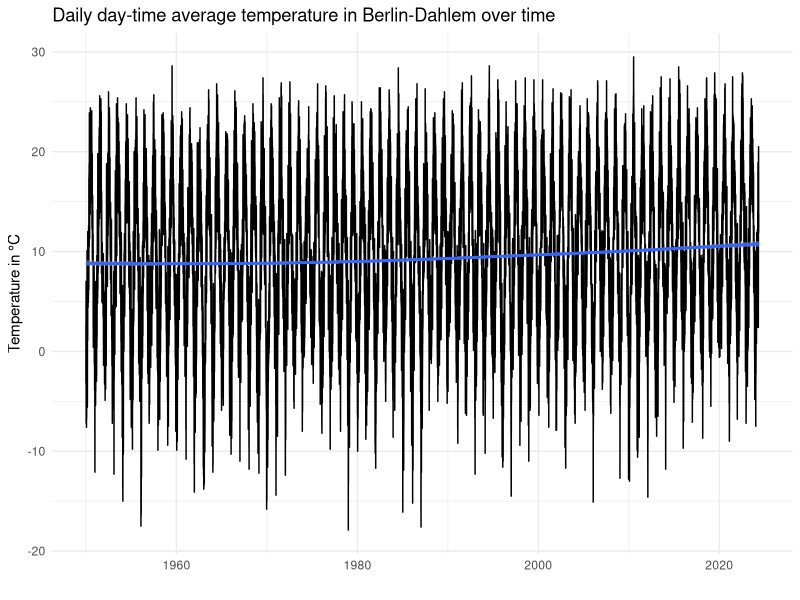
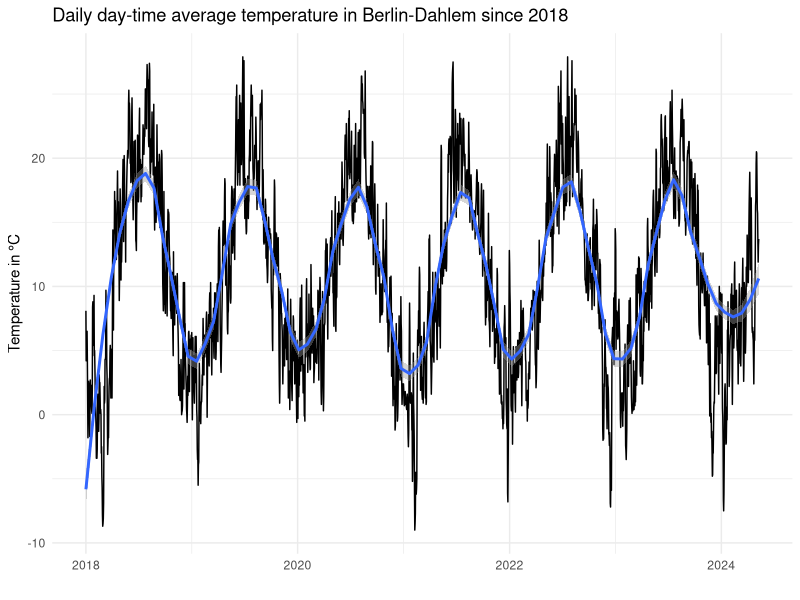
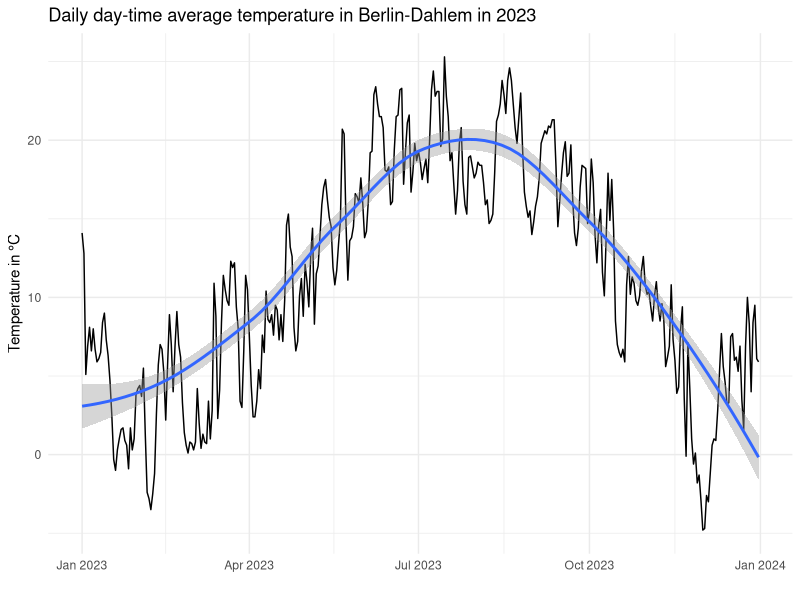
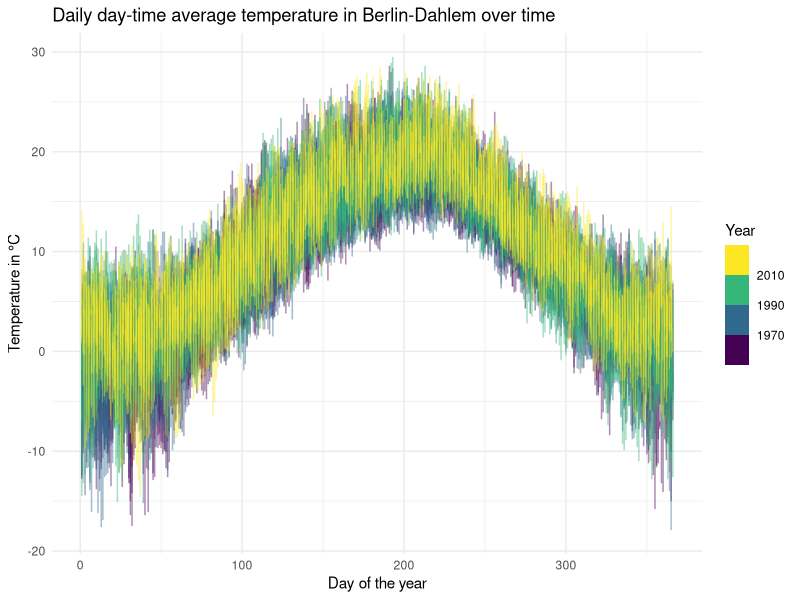
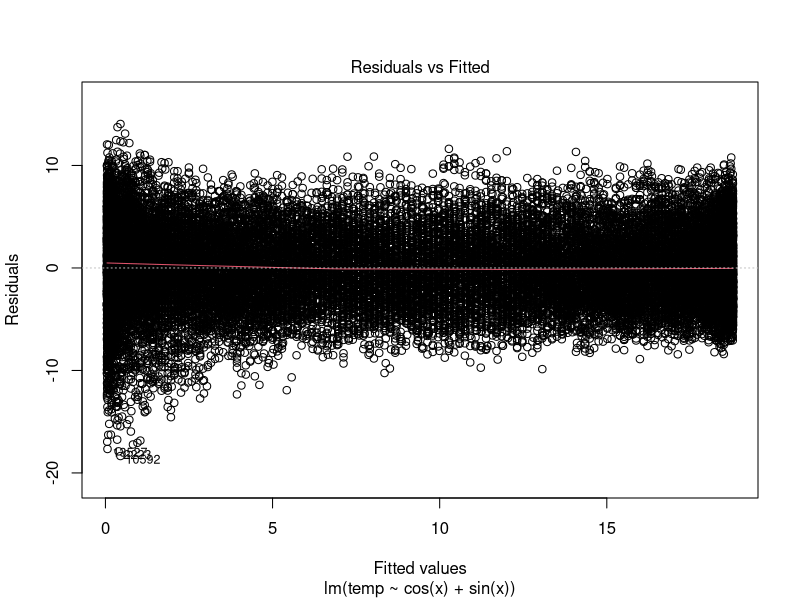
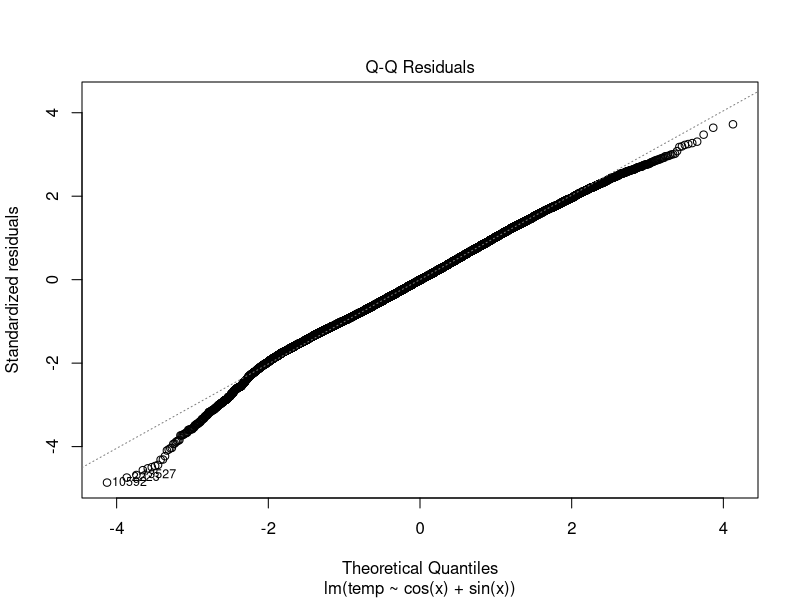
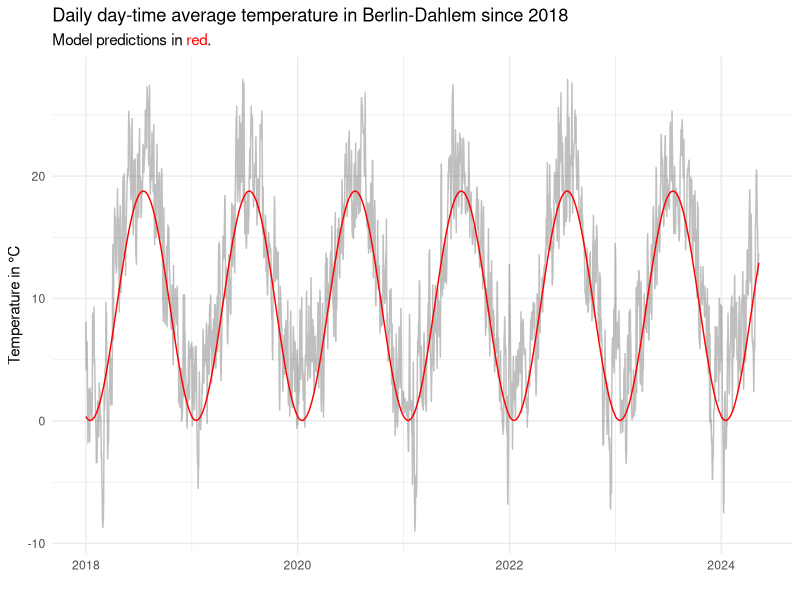
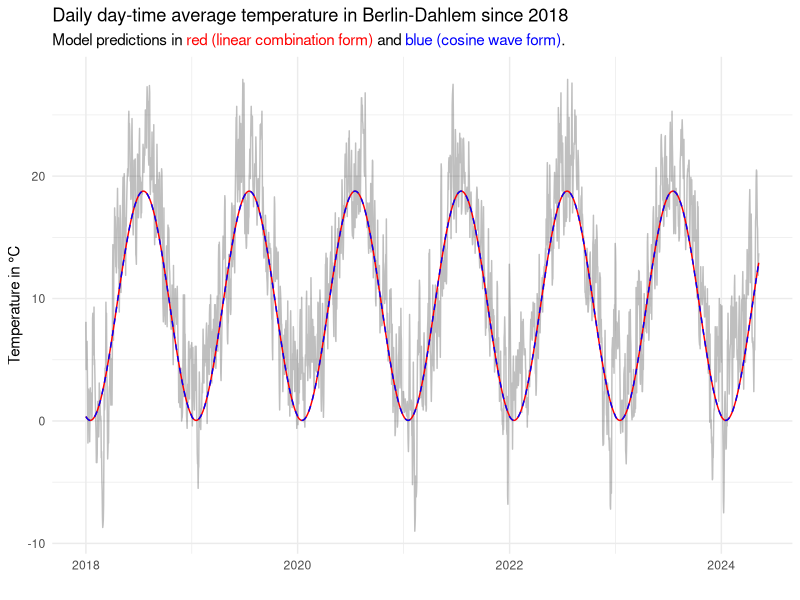

Write R code to recreate these figures, in order.
## ---- chunk 1
knitr::opts_chunk$set(echo = TRUE)
## ---- chunk 2
library(dplyr)
library(tidyr)
library(ggplot2)
library(ggtext)

theme_set(theme_minimal())
## ---- chunk 3
raw_hist <- read.delim('data/produkt_klima_tag_19500101_20221231_00403.txt', sep = ';')
head(raw_hist)
## ---- chunk 4
raw_pres <- read.delim('data/produkt_klima_tag_20221107_20240509_00403.txt', sep = ';')
head(raw_pres)
## ---- chunk 5
meas <- bind_rows(raw_hist, raw_pres) |>
    select(date = MESS_DATUM, temp = TMK) |>   # TMK is day-time average temperature in °C
    mutate(date = as.POSIXct(strptime(date, "%Y%m%d")),
           year = as.integer(as.numeric(format(date, "%Y"))),
           day = as.integer(as.numeric(format(date, "%j")))) |> # day of the year as decimal number from 1 to 366
    distinct(date, .keep_all = TRUE)   # remove duplicates
rm(raw_hist, raw_pres)                 # don't need the raw data any more
stopifnot(all(count(meas, date)$n == 1))   # make sure there are no duplicates
head(meas)
## ---- chunk 6
ggplot(meas, aes(date, temp)) +
    geom_line() +
    geom_smooth(method = "gam") +
    labs(title = "Daily day-time average temperature in Berlin-Dahlem over time",
         x = "",
         y = "Temperature in °C")
## ---- chunk 7
filter(meas, year >= 2018) |>
    ggplot(aes(date, temp)) +
        geom_line() +
        geom_smooth(span = 0.2, method = "loess") +
        labs(title = "Daily day-time average temperature in Berlin-Dahlem since 2018",
             x = "",
             y = "Temperature in °C")
## ---- chunk 8
filter(meas, year == 2023) |>
    ggplot(aes(date, temp)) +
        geom_line(method = "loess") +
        geom_smooth() +
        labs(title = "Daily day-time average temperature in Berlin-Dahlem in 2023",
             x = "",
             y = "Temperature in °C")
## ---- chunk 9
ggplot(meas, aes(day, temp, color = year)) +
    geom_line(alpha = 0.25) +
    scale_color_binned(name = "Year", type = 'viridis') +
    labs(title = "Daily day-time average temperature in Berlin-Dahlem over time",
             x = "Day of the year",
             y = "Temperature in °C")
## ---- chunk 10
# compute frequency x
meas <- mutate(meas, x = 2 * pi * day/366)

# fit the model
m1 <- lm(temp ~ cos(x) + sin(x), meas)
summary(m1)
## ---- chunk 11
plot(m1, which = 1:2, ask = FALSE)
## ---- chunk 12
meas_fit <- cbind(meas, pred = fitted(m1))

filter(meas_fit, year >= 2018) |>
    ggplot() +
        geom_line(aes(date, temp), alpha = 0.25) +
        geom_line(aes(date, pred), color = 'red') +
        labs(title = "Daily day-time average temperature in Berlin-Dahlem since 2018",
             subtitle = "Model predictions in <span style='color:red'>red</span>.",
             x = "",
             y = "Temperature in °C") +
        theme(plot.subtitle = element_markdown())
## ---- chunk 13
a <- m1$coefficients[2]
b <- m1$coefficients[3]

# calculate c and phi from the coefficients a and b
c <- sign(a) * sqrt(a^2 + b^2)
phi <- atan(-b/a)

# predictions from the cosine wave form of the model equation for model m1
meas_fit$pred2 <- m1$coefficients[1] + c * cos(meas$x + phi)

filter(meas_fit, year >= 2018) |>
    ggplot() +
        geom_line(aes(date, temp), alpha = 0.25) +
        geom_line(aes(date, pred), color = 'red') +
        geom_line(aes(date, pred2), color = 'blue', linetype = "dashed") +
        labs(title = "Daily day-time average temperature in Berlin-Dahlem since 2018",
             subtitle = "Model predictions in <span style='color:red'>red (linear combination form)</span> 
                         and <span style='color:blue'>blue (cosine wave form)</span>.",
             x = "",
             y = "Temperature in °C") +
        theme(plot.subtitle = element_markdown())

## ---- chunk 14
ggplot(meas_fit) +
    geom_line(aes(date, temp), alpha = 0.25) +
    geom_line(aes(date, pred), color = 'red') +
    labs(title = "Daily day-time average temperature in Berlin-Dahlem over time",
         subtitle = "Model predictions in <span style='color:red'>red</span>.",
         x = "",
         y = "Temperature in °C") +
    theme(plot.subtitle = element_markdown())
## ---- chunk 15
ggplot(meas_fit, aes(day, temp, color = year)) +
    geom_line(alpha = 0.25) +
    geom_line(aes(day, pred), color = 'red') +
    scale_color_binned(name = "Year", type = 'viridis') +
    labs(title = "Daily day-time average temperature in Berlin-Dahlem over time",
         subtitle = "Model predictions in <span style='color:red'>red</span>.",
         x = "Day of the year",
         y = "Temperature in °C") +
    theme(plot.subtitle = element_markdown())
## ---- chunk 16
(mean_err_per_decade <- mutate(meas_fit, d = round((year - 1900) / 10) * 10,
                 decade = as.ordered(ifelse(d < 100, paste0("19", d, "s"), sprintf("20%02ds", d - 100)))) |>
    group_by(decade) |>
    summarise(mean_error = mean(pred - temp)))
ggplot(mean_err_per_decade, aes(x = decade, y = mean_error)) +
    geom_hline(yintercept = 0, linetype = "dashed") +
    geom_point() +
    scale_y_continuous(limits = c(-2, 2)) +
    labs(title = "Mean prediction error per decade for m1",
         x = "Decade",
         y = "Prediction error in °C")
## ---- chunk 17
m2 <- lm(temp ~ cos(x) + sin(x) + year, meas)
summary(m2)
## ---- chunk 18
plot(m2, which = 1:2, ask = FALSE)
## ---- chunk 19
meas_fit2 <- cbind(meas, pred = fitted(m2))

filter(meas_fit2, year >= 2018) |>
    ggplot() +
        geom_line(aes(date, temp), alpha = 0.25) +
        geom_line(aes(date, pred), color = 'red') +
        labs(title = "Daily day-time average temperature in Berlin-Dahlem since 2018",
             subtitle = "Model predictions in <span style='color:red'>red</span>.",
             x = "",
             y = "Temperature in °C") +
        theme(plot.subtitle = element_markdown())
## ---- chunk 20
ggplot(meas_fit2) +
    geom_line(aes(date, temp), alpha = 0.25) +
    geom_line(aes(date, pred), color = 'red') +
    labs(title = "Daily day-time average temperature in Berlin-Dahlem over time",
         subtitle = "Model predictions in <span style='color:red'>red</span>.",
         x = "",
         y = "Temperature in °C") +
    theme(plot.subtitle = element_markdown())
## ---- chunk 21
ggplot(meas_fit2, aes(day, temp, color = year)) +
    geom_line(alpha = 0.25) +
    geom_line(aes(day, pred, color = year, group = year)) +
    scale_color_binned(type = 'viridis') +
    labs(title = "Daily day-time average temperature in Berlin-Dahlem over time",
         subtitle = "Model predictions as opaque colored curves.",
         x = "Day of the year",
         y = "Temperature in °C") +
    theme(plot.subtitle = element_markdown())
## ---- chunk 22
(mean_err_per_decade2 <- mutate(meas_fit2, d = round((year - 1900) / 10) * 10,
                                           decade = as.ordered(ifelse(d < 100, paste0("19", d, "s"),
                                                                      sprintf("20%02ds", d - 100)))) |>
    group_by(decade) |>
    summarise(mean_error = mean(pred - temp)))

ggplot(mean_err_per_decade2, aes(x = decade, y = mean_error)) +
    geom_hline(yintercept = 0, linetype = "dashed") +
    geom_point() +
    scale_y_continuous(limits = c(-2, 2)) +
    labs(title = "Mean prediction error per decade for m2",
         x = "Decade",
         y = "Prediction error in °C")
## ---- chunk 23
resid <- meas_fit2$temp - meas_fit2$pred
ggplot(data.frame(resid = resid), aes(resid)) +
    geom_histogram(bins = 20)
## ---- chunk 24
quantile(abs(resid), 0.9)
## ---- chunk 25
thresh_unusal_temp <- 6

resid_stats <- group_by(meas_fit2, year) |>
    summarise(me = mean(temp - pred),
              mae = mean(abs(temp - pred)),
              prop_days_warmer = mean(temp > pred + thresh_unusal_temp),
              prop_days_colder = mean(temp < pred - thresh_unusal_temp))
              #rmse = sqrt(mean((temp - pred)^2)))
resid_stats
## ---- chunk 26
resid_stats_plt <- pivot_longer(resid_stats, !year, names_to = "measure")

filter(resid_stats_plt, measure %in% c("mae", "me")) |>
    ggplot(aes(x = year, y = value, fill = measure)) +
        geom_col(position = position_dodge()) +
        facet_wrap(vars(measure), nrow = 2, scales = "free_y")
## ---- chunk 27
filter(resid_stats_plt, measure %in% c("prop_days_warmer", "prop_days_colder")) |>
    ggplot(aes(x = year, y = value, fill = measure)) +
        geom_col(position = position_stack()) +
        scale_fill_discrete(limits = rev)
## ---- chunk 28
resid_stats_ordered <- filter(resid_stats, year < 2024) |>
    arrange(mae)
resid_stats_ordered |> head(1)
## ---- chunk 29
resid_stats_ordered |> tail(1)
## ---- chunk 30
least_deviation_yr <- resid_stats_ordered |> head(1) |> pull(year)
most_deviation_yr <- resid_stats_ordered |> tail(1) |> pull(year)

least_most_plt <- data.frame(year = c(least_deviation_yr, most_deviation_yr), label = c("least deviation", "most deviation")) |>
    inner_join(meas_fit2, by = 'year') |>
    mutate(label = paste0(year, " (", label, ")"),
           resid = temp - pred,
           transparency = ifelse(abs(resid) > thresh_unusal_temp, 0.5, 0.1))

ggplot(least_most_plt, aes(day, temp, color = label)) +
    geom_point(aes(alpha = transparency)) +
    geom_line(aes(day, pred)) +
    scale_color_discrete(guide = guide_legend(title = NULL)) +
    scale_alpha_identity(guide = NULL)
## ---- chunk 31
ggplot(least_most_plt, aes(day, resid, color = label, alpha = transparency)) +
    geom_hline(yintercept = 0, linetype = "dashed") +
    geom_hline(yintercept = -thresh_unusal_temp, linetype = "dotted") +
    geom_hline(yintercept = thresh_unusal_temp, linetype = "dotted") +
    geom_point() +
    scale_color_discrete(guide = guide_legend(title = NULL)) +
    scale_alpha_identity(guide = NULL)
## ---- chunk 32
ggplot(least_most_plt, aes(day, temp, color = label)) +
    geom_smooth(method = "loess", span = 0.2) +
    geom_line(aes(day, pred), linetype = "dashed") +
    scale_color_discrete(guide = guide_legend(title = NULL)) +
    scale_alpha_identity(guide = NULL)
